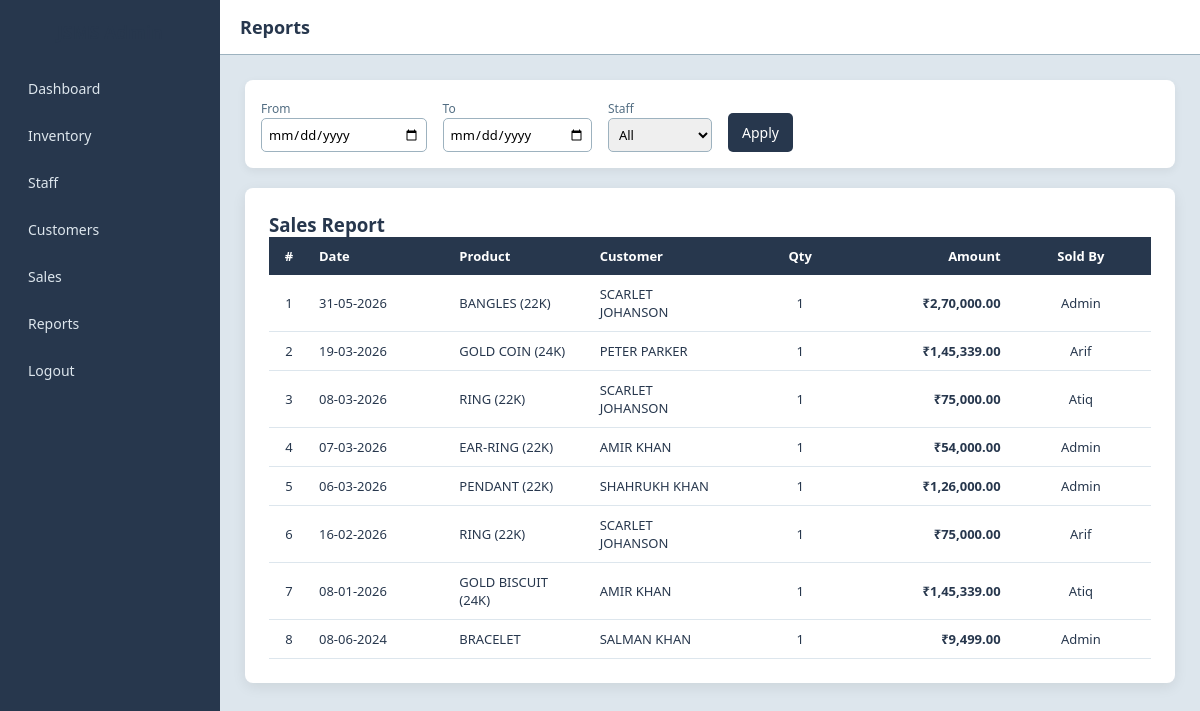
Page /admin/reports.php on the committed database.
### tables this page shows
CREATE TABLE `sales` (
  `id` int(11) NOT NULL,
  `customer_id` int(11) NOT NULL,
  `product_id` int(11) NOT NULL,
  `quantity` int(11) NOT NULL,
  `total_amount` decimal(10,2) NOT NULL,
  `sold_by` varchar(20) DEFAULT NULL,
  `created_at` timestamp NOT NULL DEFAULT current_timestamp()
);

CREATE TABLE `products` (
  `id` int(11) NOT NULL,
  `item_name` varchar(100) NOT NULL,
  `category` varchar(50) NOT NULL,
  `weight` decimal(10,2) NOT NULL,
  `price` decimal(10,2) NOT NULL,
  `quantity` int(11) NOT NULL,
  `created_at` timestamp NOT NULL DEFAULT current_timestamp()
);

CREATE TABLE `customers` (
  `id` int(11) NOT NULL,
  `name` varchar(100) DEFAULT NULL,
  `phone` varchar(20) DEFAULT NULL,
  `email` varchar(100) DEFAULT NULL,
  `address` varchar(255) DEFAULT NULL
);

### config/helpers.php (called while the page is built, shortened)
<?php
function formatINR($amount) {
    $amount = (string) $amount;
    $decimal = "";
    if (strpos($amount, '.') !== false) {
        list($amount, $decimal) = explode('.', $amount);
        $decimal = "." . substr($decimal, 0, 2);
    }
    $last3 = substr($amount, -3);
    $rest  = substr($amount, 0, -3);
    if ($rest !== '') {
        $rest = preg_replace("/\B(?=(\d{2})+(?!\d))/", ",", $rest);
        return $rest . "," . $last3 . $decimal;
    }
    return $last3 . $decimal;
}

### admin/reports.php (the view, shortened to what this page needs)
<?php
include("../config/db.php");
include("../config/helpers.php");
$from = $_GET['from'] ?? '';
$to   = $_GET['to'] ?? '';
$query = "
    SELECT
        sales.quantity,
        sales.total_amount,
        sales.sold_by,
        sales.created_at,
        products.item_name,
        customers.name AS customer_name
    FROM sales
    JOIN products ON sales.product_id = products.id
    JOIN customers ON sales.customer_id = customers.id
    WHERE 1
";
$query .= " ORDER BY sales.id DESC";
$sales = mysqli_query($conn, $query);
?>
<!DOCTYPE html>
<html>
<head>
    <link rel="stylesheet" href="../assets/css/base.css">
    <link rel="stylesheet" href="../assets/css/admin.css">
    <link rel="stylesheet" href="../assets/css/reports.css">
</head>
<body>
<div class="dashboard">
    <div class="sidebar">
        <h3>JSMS Admin</h3>
        <a href="dashboard.php">Dashboard</a>
        <a href="inventory.php">Inventory</a>
        <a href="staff.php">Staff</a>
        <a href="customers.php">Customers</a>
        <a href="sales.php">Sales</a>
        <a href="reports.php">Reports</a>
        <a href="../logout/logout.php">Logout</a>
    </div>
    <div class="main-content">
        <div class="header">
            <h2>Reports</h2>
        </div>
        <div class="content">
            <form class="reports-filters" method="get">
                <div>
                    <label>From</label>
                    <input type="date" name="from" value="<?php echo $from; ?>">
                </div>
                <div>
                    <label>To</label>
                    <input type="date" name="to" value="<?php echo $to; ?>">
                </div>
                <div>
                    <label>Staff</label>
                    <select name="staff">
                        <option value="">All</option>
                    </select>
                </div>
                <div>
                    <button class="btn">Apply</button>
                </div>
            </form>
            <div class="reports-wrapper">
                <h3>Sales Report</h3>
                <table class="reports-table">
                    <tr>
                        <th>#</th>
                        <th>Date</th>
                        <th>Product</th>
                        <th>Customer</th>
                        <th>Qty</th>
                        <th>Amount</th>
                        <th>Sold By</th>
                    </tr>
                    <?php
                    $i = 1;
                    while ($row = mysqli_fetch_assoc($sales)) {
                        echo "<tr>
                            <td>{$i}</td>
                            <td>" . date('d-m-Y', strtotime($row['created_at'])) . "</td>
                            <td>{$row['item_name']}</td>
                            <td>{$row['customer_name']}</td>
                            <td>{$row['quantity']}</td>
                            <td>₹" . formatINR($row['total_amount']) . "</td>
                            <td>" . ucfirst($row['sold_by']) . "</td>
                        </tr>";
                        $i++;
                    }
                    ?>
                </table>
            </div>
        </div>
    </div>
</div>
</body>
</html>

### assets/css/base.css (style rules this page uses)
* { margin: 0; padding: 0; box-sizing: border-box; font-family: "Segoe UI", Arial, sans-serif; }
body { background: #DDE6ED; color: #27374D; }
h1, h2, h3 { color: #27374D; }
.btn { background: #27374D; color: #ffffff; padding: 10px 14px; border: none; border-radius: 5px; font-size: 14px; }
input, select { width: 100%; padding: 10px; border: 1px solid #9DB2BF; border-radius: 5px; font-size: 14px; }

### assets/css/admin.css (style rules this page uses)
.dashboard { display: flex; min-height: 100vh; }
.sidebar { width: 220px; background: #27374D; color: #ffffff; padding: 20px; }
.sidebar h3 { margin-bottom: 25px; font-size: 18px; text-align: center; }
.sidebar a { display: block; color: #DDE6ED; text-decoration: none; padding: 10px 8px; border-radius: 4px; font-size: 14px; margin-bottom: 8px; }
.main-content { flex: 1; background: #DDE6ED; }
.header { background: #ffffff; padding: 15px 20px; border-bottom: 1px solid #9DB2BF; display: flex; justify-content: space-between; align-items: center; }
.header h2 { font-size: 18px; color: #27374D; }
.content { padding: 25px; }

### assets/css/reports.css (style rules this page uses)
.reports-wrapper { background: #ffffff; padding: 24px; border-radius: 8px; box-shadow: 0 4px 14px rgba(0,0,0,0.08); }
.reports-table { width: 100%; border-collapse: collapse; table-layout: fixed; font-size: 13px; }
.reports-table th { background: #27374D; color: #ffffff; padding: 10px; text-align: left; font-weight: 600; }
.reports-table td { padding: 10px; border-bottom: 1px solid #DDE6ED; vertical-align: middle; }
.reports-table th:nth-child(1), .reports-table td:nth-child(1) { width: 40px; text-align: center; }
.reports-table th:nth-child(5), .reports-table td:nth-child(5) { text-align: center; }
.reports-table th:nth-child(6), .reports-table td:nth-child(6) { text-align: right; font-weight: 600; }
.reports-table th:nth-child(7), .reports-table td:nth-child(7) { text-align: center; }
.reports-filters { display: flex; gap: 16px; align-items: end; background: #ffffff; padding: 16px; border-radius: 8px; margin-bottom: 20px; box-shadow: 0 3px 10px rgba(0,0,0,0.06); }
.reports-filters label { font-size: 12px; color: #526D82; }
.reports-filters input, .reports-filters select { padding: 6px; font-size: 13px; }

### rows in the picture
sales: created_at "31-05-2026", product.item_name "BANGLES (22K)", customer.name "SCARLET JOHANSON", quantity "1", total_amount "2,70,000.00", sold_by "Admin"
sales: created_at "19-03-2026", product.item_name "GOLD COIN (24K)", customer.name "PETER PARKER", quantity "1", total_amount "1,45,339.00", sold_by "Arif"
sales: created_at "08-03-2026", product.item_name "RING (22K)", customer.name "SCARLET JOHANSON", quantity "1", total_amount "75,000.00", sold_by "Atiq"
sales: created_at "07-03-2026", product.item_name "EAR-RING (22K)", customer.name "AMIR KHAN", quantity "1", total_amount "54,000.00", sold_by "Admin"
sales: created_at "06-03-2026", product.item_name "PENDANT (22K)", customer.name "SHAHRUKH KHAN", quantity "1", total_amount "1,26,000.00", sold_by "Admin"
sales: created_at "16-02-2026", product.item_name "RING (22K)", customer.name "SCARLET JOHANSON", quantity "1", total_amount "75,000.00", sold_by "Arif"
sales: created_at "08-01-2026", product.item_name "GOLD BISCUIT (24K)", customer.name "AMIR KHAN", quantity "1", total_amount "1,45,339.00", sold_by "Atiq"
sales: created_at "08-06-2024", product.item_name "BRACELET", customer.name "SALMAN KHAN", quantity "1", total_amount "9,499.00", sold_by "Admin"
